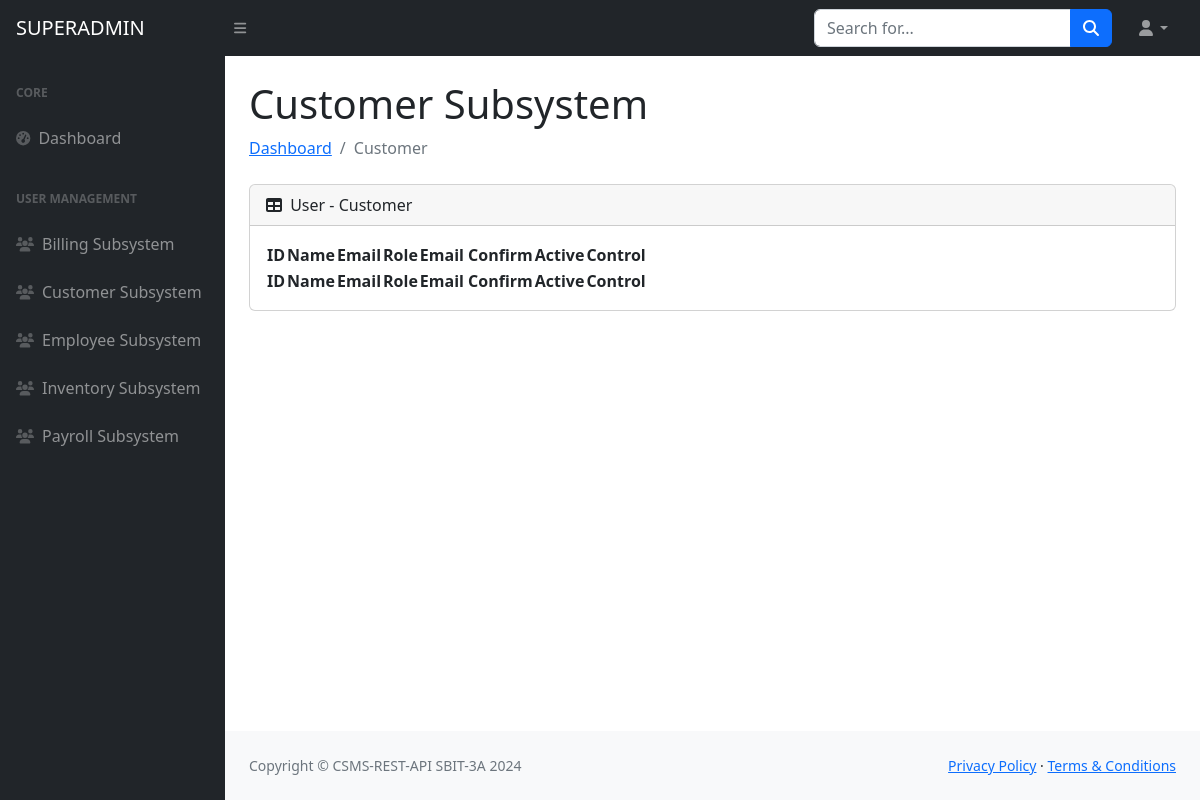
The app's page /superadmin/customer, older data.
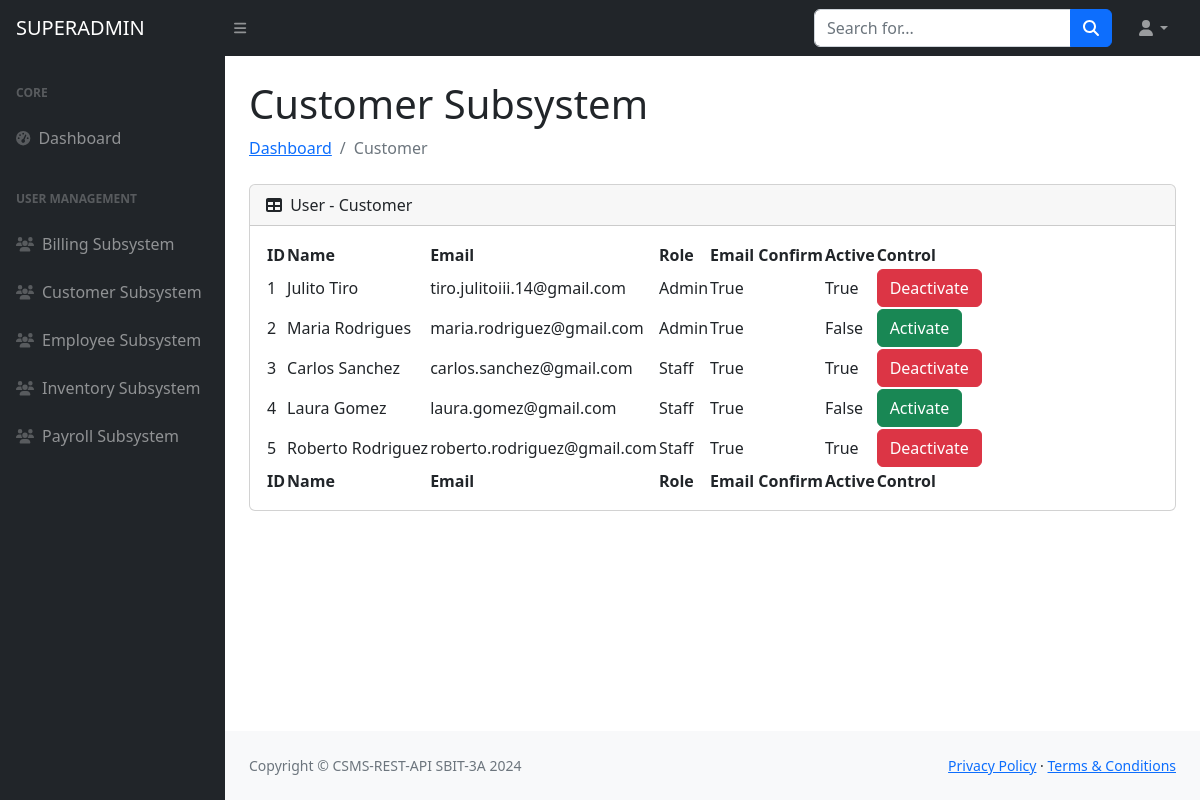
The same page, newer data.
### models/ccsms_models.py (models this page shows)
class CustomerAdminLogin(db.Model):
    __tablename__ = "customer_admin_login_tbl"
    login_id = db.Column(db.Integer, primary_key=True)
    name = db.Column(db.String(50), nullable=True)
    email = db.Column(db.String(100), unique=True, nullable=False)
    password = db.Column(db.String(200), nullable=False)
    role = db.Column(db.String(50), nullable=False)
    is_active = db.Column(db.Boolean, default=False)
    email_confirm = db.Column(db.Boolean, default=False)

### routes/superadmin_routes.py (the view)
@superadmin_api.get("/superadmin/customer")
def customer_superadmin():
    customer_admin_logins = CustomerAdminLogin.query.all()
    result = [
        {
            "login_id": entry.login_id,
            "name": entry.name,
            "email": entry.email,
            "role": entry.role,
            "is_active": entry.is_active,
            "email_confirm": entry.email_confirm
        }
        for entry in customer_admin_logins
    ]
    return render_template("customer_tables.html", result=result)

### templates/customer_tables.html (shortened to what this page needs)
{% include "header.html" %}
{% include "nav_bar.html" %}
{% include "side_nav_bar.html" %}
            <div id="layoutSidenav_content">
                <main>
                    <div class="container-fluid px-4">
                        <h1 class="mt-4">Customer Subsystem</h1>
                        <ol class="breadcrumb mb-4">
                            <li class="breadcrumb-item"><a href="{{ url_for('superadmin_api.dashboard_superadmin') }}">Dashboard</a></li>
                            <li class="breadcrumb-item active">Customer</li>
                        </ol>
                        <div class="card mb-4">
                            <div class="card-header">
                                <i class="fas fa-table me-1"></i>
                                User - Customer
                            </div>
                            <div class="card-body">
                                <table id="datatablesSimple">
                                    <thead>
                                        <tr>
                                            <th>ID</th>
                                            <th>Name</th>
                                            <th>Email</th>
                                            <th>Role</th>
                                            <th>Email Confirm</th>
                                            <th>Active</th>
                                            <th>Control</th>
                                        </tr>
                                    </thead>
                                    <tfoot>
                                        <tr>
                                            <th>ID</th>
                                            <th>Name</th>
                                            <th>Email</th>
                                            <th>Role</th>
                                            <th>Email Confirm</th>
                                            <th>Active</th>
                                            <th>Control</th>
                                        </tr>
                                    </tfoot>
                                    <tbody>
                                        {% for entry in result|sort(attribute='login_id') %}
                                            <tr>
                                                <td>{{ entry.login_id }}</td>
                                                <td>{{ entry.name }}</td>
                                                <td>{{ entry.email }}</td>
                                                <td>{{ entry.role }}</td>
                                                <td>{{ entry.email_confirm }}</td>
                                                <td>{{ entry.is_active }}</td>
                                                <td>
                                                    {% if entry.is_active %}
                                                        <button onclick="confirmDeactivate('{{ entry.login_id }}')" class="btn btn-danger">Deactivate</button>
                                                    {% else %}
                                                        <button onclick="confirmActivate('{{ entry.login_id }}')" class="btn btn-success">Activate</button>
                                                    {% endif %}
                                                </td>
                                            </tr>
                                        {% endfor %}
                                    </tbody>
                                </table>
                            </div>
                        </div>
                    </div>
                </main>
{% include "footer.html" %}

Row changes from the older to the newer data that the page shows:
added CustomerAdminLogin: login_id "1", name "Julito Tiro", email "tiro.julitoiii.14@gmail.com", role "Admin", email_confirm "True", is_active "True"
added CustomerAdminLogin: login_id "2", name "Maria Rodrigues", email "maria.rodriguez@gmail.com", role "Admin", email_confirm "True", is_active "False"
added CustomerAdminLogin: login_id "3", name "Carlos Sanchez", email "carlos.sanchez@gmail.com", role "Staff", email_confirm "True", is_active "True"
added CustomerAdminLogin: login_id "4", name "Laura Gomez", email "laura.gomez@gmail.com", role "Staff", email_confirm "True", is_active "False"
added CustomerAdminLogin: login_id "5", name "Roberto Rodriguez", email "roberto.rodriguez@gmail.com", role "Staff", email_confirm "True", is_active "True"
